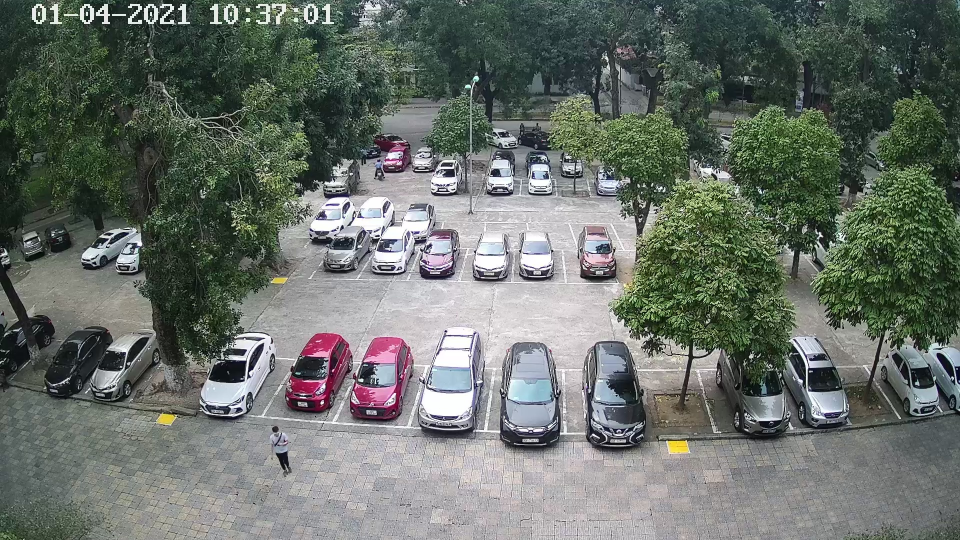
#> input picture inference/images/C9.jpg, 1920 x 1080 px, given in place of fullbaidoxe.mp4, which was not available (shown at 1/2 size)
$ python warp.py
#> lines starting #> are read from the running program, lines starting #| are printed output that depends on the picture; pictures that were not available may be replaced by others from this repository, and a replacement may not be noted
import cv2
import numpy as np


path = r"C:\Users\Admin\Downloads\data ngày 27-11-2021\fullbaidoxe.mp4"
cap = cv2.VideoCapture(path)

img = cap.read()[1]
#> img is the input picture: shape (1080, 1920, 3); mean B, G, R 104.5, 111.4, 104.2
img = cv2.rotate(img, cv2.ROTATE_90_CLOCKWISE)
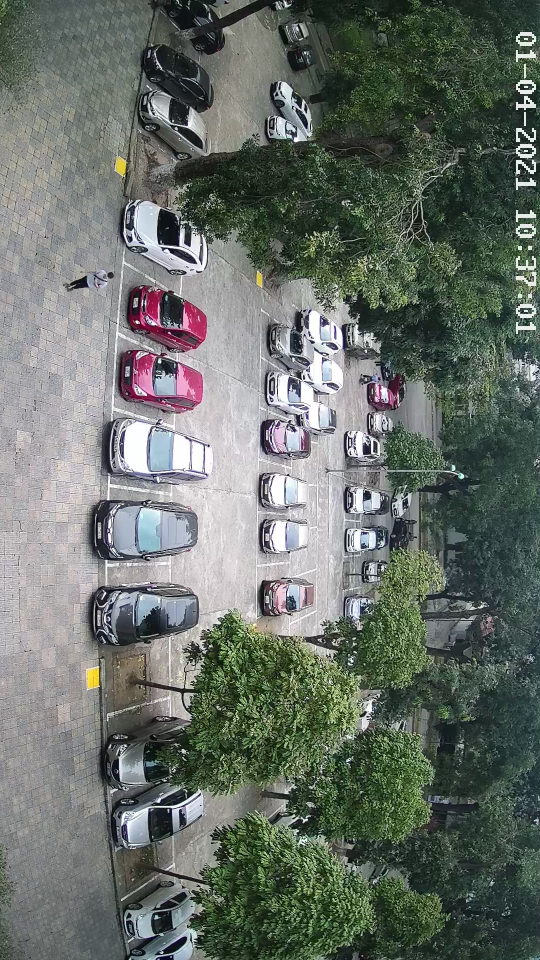
#> img: shape (1920, 1080, 3) (shown at 1/2 size); mean B, G, R 104.5, 111.4, 104.2

img_copy = np.copy(img)

cv2.imshow("img_copy", img_copy)

input_pts = np.float32([[404, 176], [634, 232], [774, 1560], [208, 1564]])
output_pts = np.float32([[0, 0], [1080, 0], [1080, 1920], [0, 1920]])

M = cv2.getPerspectiveTransform(input_pts, output_pts)
out = cv2.warpPerspective(img, M, (img.shape[1], img.shape[0]), flags=cv2.INTER_LINEAR)
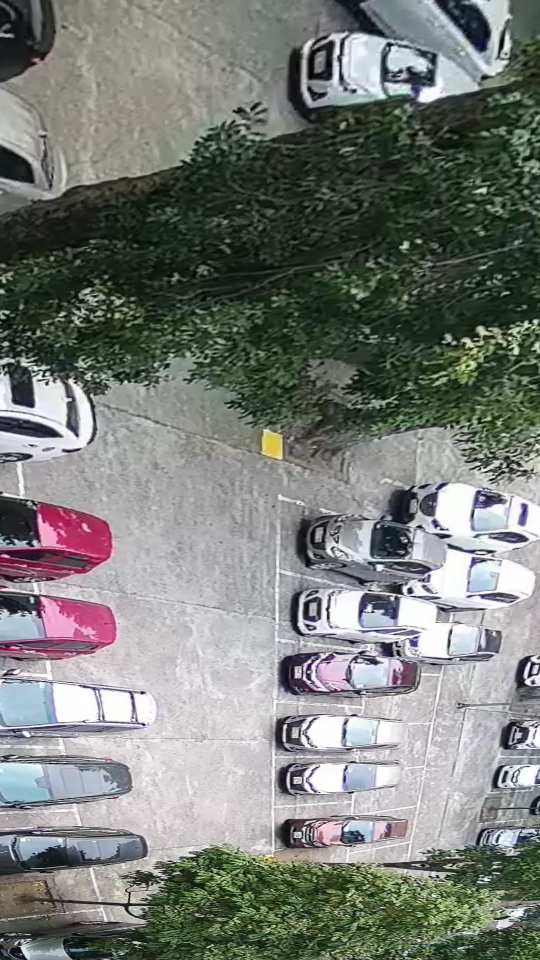
#> out: shape (1920, 1080, 3) (shown at 1/2 size); mean B, G, R 120.5, 125.1, 121.7

cv2.imshow("out", cv2.resize(out, dsize=None, fx=0.5, fy=0.5))
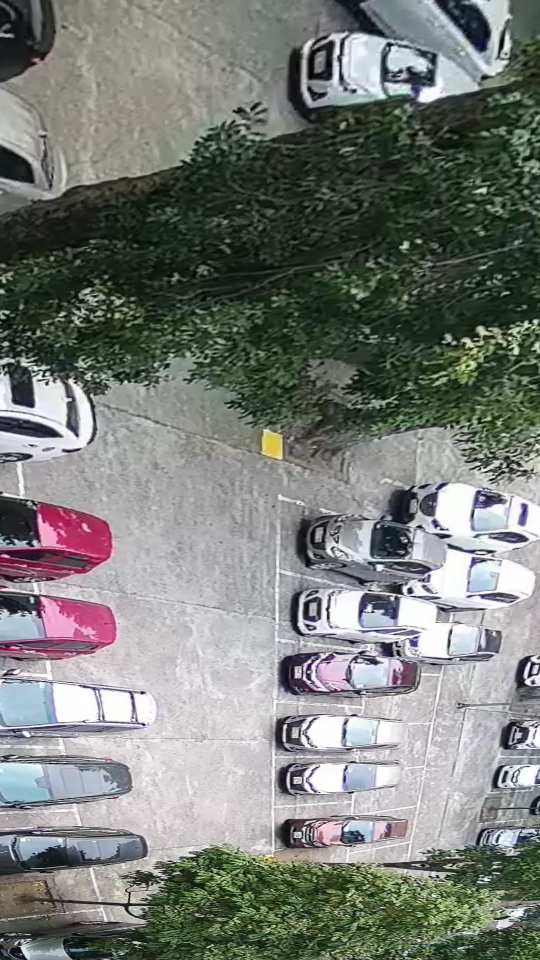
#> window 'out': shape (960, 540, 3); mean B, G, R 120.6, 125.3, 121.8
cv2.waitKey()

$ run again, on inference/images/horses.jpg
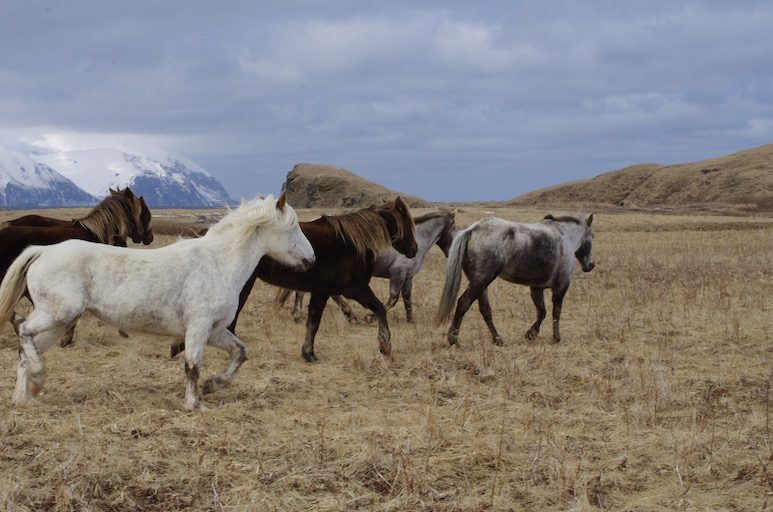
#> input picture inference/images/horses.jpg, 773 x 512 px, given in place of fullbaidoxe.mp4, which was not available
#> img is the input picture: shape (512, 773, 3); mean B, G, R 125.2, 128.2, 133.3
#> `img = cv2.rotate(img, cv2.ROTATE_90_CLOCKWISE)`:
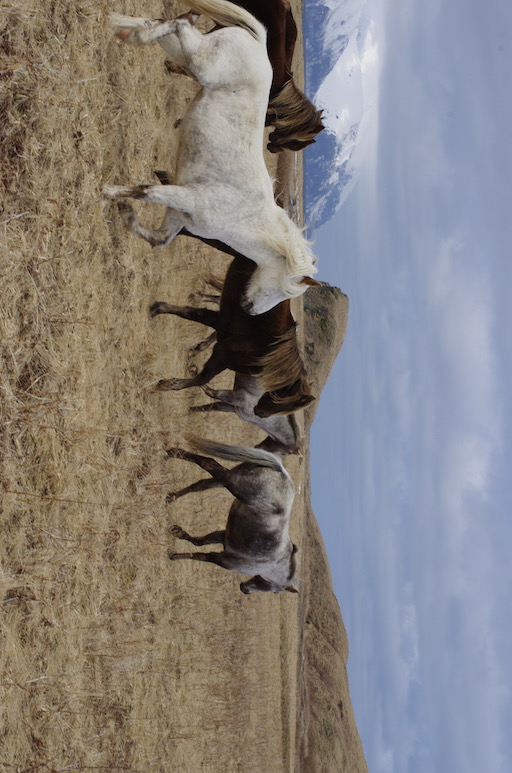
#> img: shape (773, 512, 3); mean B, G, R 125.2, 128.2, 133.3
#> `out = cv2.warpPerspective(img, M, (img.shape[1], img.shape[0]), flags=..`:
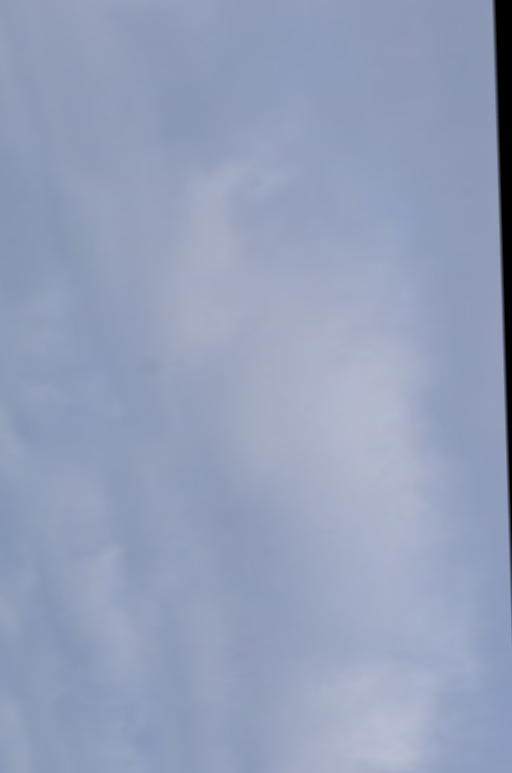
#> out: shape (773, 512, 3); mean B, G, R 185.9, 159.4, 148.1
